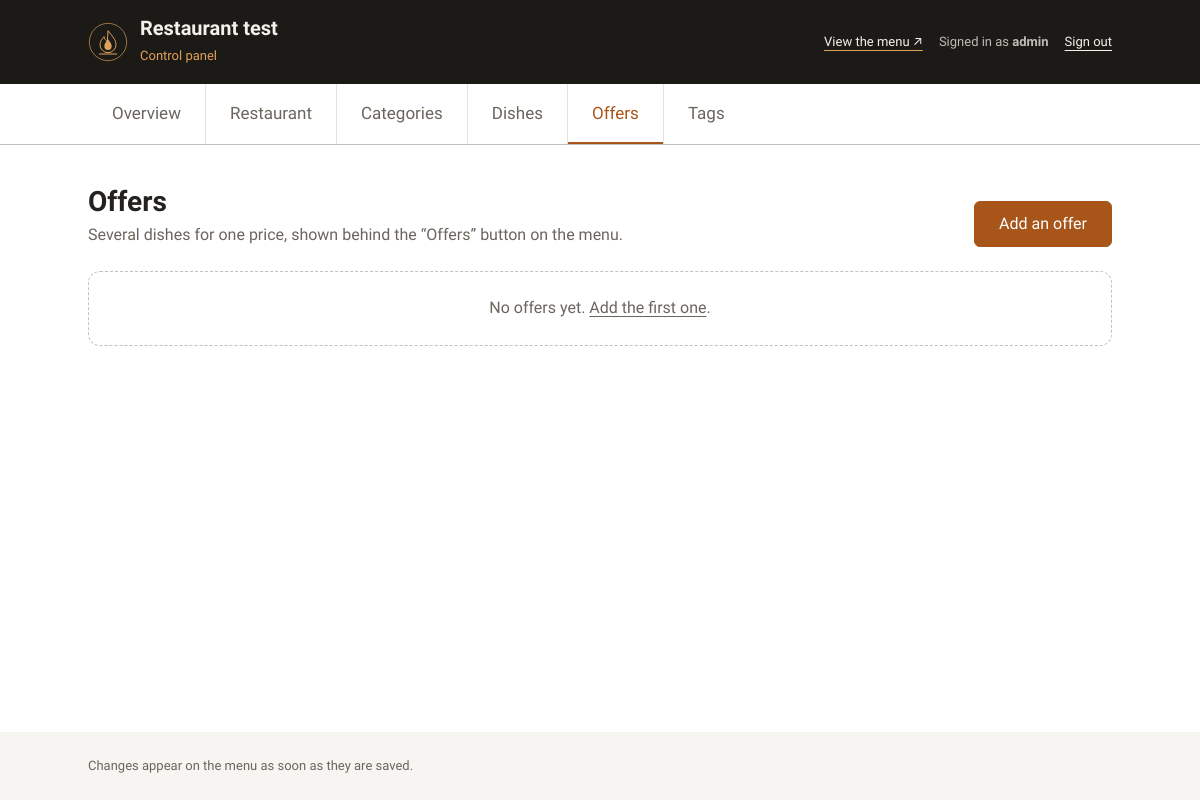
The page /panel/offers/ (signed in) on the database as committed earlier.
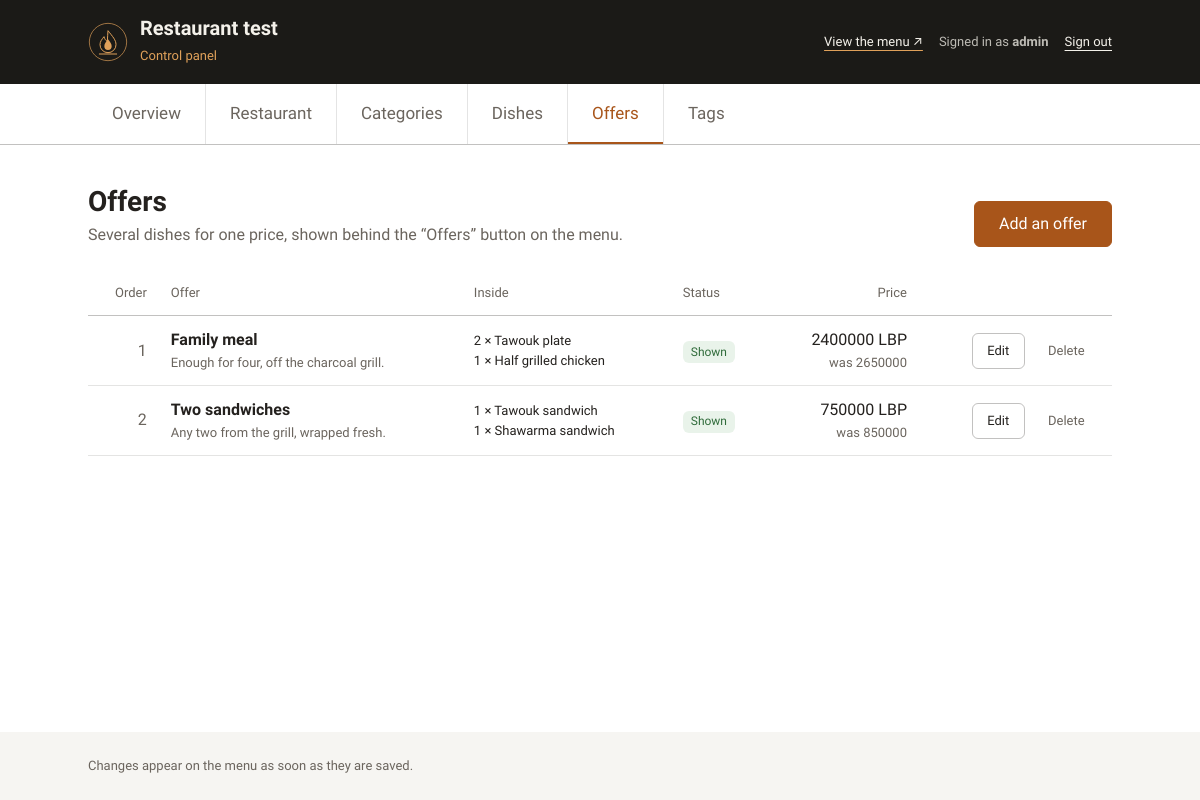
The same page on the database as committed later.
### menu/models.py (models this page shows, shortened)
class Restaurant(models.Model):
    name = models.CharField(max_length=120)
    tagline = models.CharField(max_length=160, blank=True)
    description = models.TextField(blank=True, help_text="One or two sentences.")
    logo = models.FileField(
        upload_to="brand/",
        blank=True,
        validators=[FileExtensionValidator(LOGO_EXTENSIONS)],
        help_text="SVG or transparent PNG, light artwork (it sits on the dark photo).",
    )
    hero_image = models.ImageField(
        upload_to="brand/", blank=True, help_text="Landscape, at least 1920 × 1080."
    )
    currency = models.CharField(
        max_length=3, default="LBP", help_text="ISO 4217 code, e.g. LBP, USD, EUR."
    )
    address = models.CharField(max_length=255, blank=True)
    phone = models.CharField(max_length=40, blank=True)
    email = models.EmailField(blank=True)
    whatsapp_number = models.CharField(
        "WhatsApp number for orders",
        max_length=20,
        blank=True,
        validators=[whatsapp_validator],
        help_text="Digits only, in full international form: 9613000000. Leave empty to turn ordering off.",
    )
    delivery_fee = models.DecimalField(
        max_digits=12,
        decimal_places=2,
        default=0,
        validators=[MinValueValidator(0)],
        help_text="Added to the order when the customer chooses delivery. 0 is shown as “Free”.",
    )
    delivery_enabled = models.BooleanField(
        "home delivery offered", default=True, help_text="Off removes the delivery choice from the cart."
    )
    pickup_enabled = models.BooleanField(
        "pickup offered", default=True, help_text="Off removes the pickup choice from the cart."
    )
    reservation_enabled = models.BooleanField(
        "table reservation offered",
        default=True,
        help_text="Off removes the table reservation choice from the cart.",
    )
    delivery_note = models.CharField(
        max_length=160,
        blank=True,
        help_text="Shown under the delivery choice, e.g. “Delivery inside Chhim only”.",
    )
    @classmethod
    def load(cls):
        return cls.objects.filter(pk=1).first()

class Offer(models.Model):
    name = models.CharField(max_length=120)
    slug = models.SlugField(unique=True, blank=True, help_text="Filled in from the name if left empty.")
    description = models.CharField(max_length=255, blank=True, help_text="One short line.")
    image = models.ImageField(
        upload_to="offers/", blank=True, help_text="Optional. A photo of the whole spread."
    )
    price = models.DecimalField(
        max_digits=12,
        decimal_places=2,
        validators=[MinValueValidator(0)],
        help_text="What the customer pays for everything in the offer.",
    )
    is_active = models.BooleanField(
        "shown on the menu", default=True, help_text="Hidden offers disappear from the Offers window."
    )
    order = models.PositiveIntegerField(default=0)
    class Meta:
        ordering = ["order", "name"]
    @property
    def is_available(self):
        items = self.items.all()
        return bool(items) and all(
            item.dish.is_available and item.dish.is_published for item in items
        )
    @property
    def full_price(self):
        return sum((item.dish.price * item.quantity for item in self.items.all()), Decimal("0"))

class OfferItem(models.Model):
    offer = models.ForeignKey(Offer, related_name="items", on_delete=models.CASCADE)
    dish = models.ForeignKey(Dish, related_name="offer_items", on_delete=models.PROTECT)
    quantity = models.PositiveSmallIntegerField(default=1, validators=[MinValueValidator(1)])
    order = models.PositiveIntegerField(default=0)
    class Meta:
        ordering = ["order", "id"]

class Dish(models.Model):
    category = models.ForeignKey(Category, related_name="dishes", on_delete=models.PROTECT)
    name = models.CharField(max_length=120)
    slug = models.SlugField(unique=True, blank=True, help_text="Filled in from the name if left empty.")
    description = models.TextField(blank=True)
    ingredients = models.JSONField(default=list, blank=True)
    price = models.DecimalField(max_digits=12, decimal_places=2, validators=[MinValueValidator(0)])
    image = models.ImageField(upload_to="dishes/", help_text="Square photo, at least 600 × 600.")
    tags = models.ManyToManyField(Tag, blank=True, related_name="dishes")
    is_available = models.BooleanField(
        "available today", default=True, help_text="Unavailable dishes stay on the menu, greyed out."
    )
    is_published = models.BooleanField(
        "shown on the menu", default=True, help_text="Unpublished dishes are hidden from the menu."
    )
    order = models.PositiveIntegerField(default=0)
    class Meta:
        ordering = ["order", "name"]
        verbose_name_plural = "dishes"

### dashboard/views.py (the view)
# urls.py: path("offers/", views.OfferListView.as_view(), name="offer_list"),
class OfferListView(OfferMixin, ListView):
    template_name = "dashboard/offer_list.html"
    def get_queryset(self):
        return Offer.objects.prefetch_related("items__dish")
    def get_context_data(self, **kwargs):
        context = super().get_context_data(**kwargs)
        restaurant = Restaurant.load()
        context["currency"] = restaurant.currency if restaurant else "LBP"
        return context

### dashboard/context_processors.py (called while the page is built)
def panel(request):
    if not request.path.startswith("/panel/"):
        return {}
    return {
        "panel_restaurant": Restaurant.load(),
        "menu_site_url": settings.MENU_SITE_URL,
    }

### dashboard/views.py (called while the page is built)
    def test_func(self):
        user = self.request.user
        return user.is_active and user.is_staff

### dashboard/templates/dashboard/offer_list.html (shortened to what this page needs)
{% extends "dashboard/base.html" %}
{% block content %}
<div class="page-head">
  <div>
    <h1 class="page-head__title">Offers</h1>
    <p class="page-head__lead">Several dishes for one price, shown behind the “Offers” button on the menu.</p>
  </div>
  <a class="button button--primary" href="{% url 'dashboard:offer_create' %}">Add an offer</a>
</div>
{% if object_list %}
  <div class="table-wrap">
    <table class="table">
      <thead>
        <tr>
          <th class="num">Order</th>
          <th>Offer</th>
          <th>Inside</th>
          <th>Status</th>
          <th class="num">Price</th>
          <th><span class="visually-hidden">Actions</span></th>
        </tr>
      </thead>
      <tbody>
        {% for offer in object_list %}
          <tr>
            <td class="num muted">{{ offer.order }}</td>
            <td>
              <a class="table__name" href="{% url 'dashboard:offer_update' offer.pk %}">{{ offer.name }}</a>
              {% if offer.description %}<div class="small muted">{{ offer.description }}</div>{% endif %}
            </td>
            <td class="small">
              {% for item in offer.items.all %}
                {{ item.quantity }} × {{ item.dish.name }}{% if not forloop.last %}<br>{% endif %}
              {% empty %}
                <span class="muted">No dishes yet</span>
              {% endfor %}
            </td>
            <td>
              {% if offer.is_active %}<span class="badge badge--on">Shown</span>{% else %}<span class="badge badge--off">Hidden</span>{% endif %}
            </td>
            <td class="num">
              {{ offer.price|floatformat:"-2" }} {{ currency }}
              {% if offer.full_price > offer.price %}<div class="small muted">was {{ offer.full_price|floatformat:"-2" }}</div>{% endif %}
            </td>
            <td>
              <div class="actions">
                <a class="button button--small" href="{% url 'dashboard:offer_update' offer.pk %}">Edit</a>
                <a class="button button--small button--quiet" href="{% url 'dashboard:offer_delete' offer.pk %}">Delete</a>
              </div>
            </td>
          </tr>
        {% endfor %}
      </tbody>
    </table>
  </div>
{% else %}
  <p class="empty">No offers yet. <a href="{% url 'dashboard:offer_create' %}">Add the first one</a>.</p>
{% endif %}
{% endblock %}

### dashboard/templates/dashboard/base.html (shortened to what this page needs)
{% load static %}<!doctype html>
<html lang="en" dir="ltr">
<head>
  <link rel="stylesheet" href="{% static 'dashboard/css/panel.css' %}">
</head>
<body>
{% block body %}
  <header class="panel-header">
    <div class="wrap panel-header__inner">
      <a class="brand" href="{% url 'dashboard:overview' %}">
        <img class="brand__logo" src="{% if panel_restaurant.logo %}{{ panel_restaurant.logo.url }}{% else %}{% static 'dashboard/img/logo.svg' %}{% endif %}" alt="">
        <span>
          <span class="brand__name">{{ panel_restaurant.name|default:"Menu" }}</span><br>
          <span class="brand__sub">Control panel</span>
        </span>
      </a>
      <div class="account">
        <a href="{{ menu_site_url }}" target="_blank" rel="noopener">View the menu ↗</a>
        <span>Signed in as <strong>{{ user.get_username }}</strong></span>
        <form method="post" action="{% url 'dashboard:logout' %}">
          <button class="link-button" type="submit">Sign out</button>
        </form>
      </div>
    </div>
  </header>
  {% with section=view.section %}
  <nav class="panel-nav" aria-label="Panel sections">
    <ul class="tabs" role="list">
      <li class="tabs__item"><a class="tabs__link" href="{% url 'dashboard:overview' %}"{% if section == 'overview' %} aria-current="page"{% endif %}>Overview</a></li>
      <li class="tabs__item"><a class="tabs__link" href="{% url 'dashboard:restaurant' %}"{% if section == 'restaurant' %} aria-current="page"{% endif %}>Restaurant</a></li>
      <li class="tabs__item"><a class="tabs__link" href="{% url 'dashboard:category_list' %}"{% if section == 'categories' %} aria-current="page"{% endif %}>Categories</a></li>
      <li class="tabs__item"><a class="tabs__link" href="{% url 'dashboard:dish_list' %}"{% if section == 'dishes' %} aria-current="page"{% endif %}>Dishes</a></li>
      <li class="tabs__item"><a class="tabs__link" href="{% url 'dashboard:offer_list' %}"{% if section == 'offers' %} aria-current="page"{% endif %}>Offers</a></li>
      <li class="tabs__item"><a class="tabs__link" href="{% url 'dashboard:tag_list' %}"{% if section == 'tags' %} aria-current="page"{% endif %}>Tags</a></li>
    </ul>
  </nav>
  {% endwith %}
  <main class="panel" id="content" tabindex="-1">
    <div class="wrap">
      {% block content %}{% endblock %}
    </div>
  </main>
  <footer class="panel-footer">
    <div class="wrap">Changes appear on the menu as soon as they are saved.</div>
  </footer>
{% endblock %}
</body>
</html>

### dashboard/static/dashboard/css/panel.css (style rules this page uses)
:root { --panel-max: 64rem; --color-danger: #a12a1f; --color-danger-soft: #fbeceb; --color-success: #2f6b3a; --color-success-soft: #e9f3ea; }
body { display: flex; flex-direction: column; background: var(--color-bg); }
.wrap { width: min(100% - 2 * var(--gutter), var(--panel-max)); margin-inline: auto; }
.panel-header { background: var(--dark); color: var(--dark-text); }
.panel-header__inner { display: flex; flex-wrap: wrap; align-items: center; justify-content: space-between; gap: var(--space-s) var(--space-l); padding-block: var(--space-m); }
.brand { display: flex; align-items: center; gap: var(--space-s); color: inherit; text-decoration: none; }
.brand__logo { width: 2.5rem; height: 2.5rem; object-fit: contain; }
.brand__name { font-size: var(--step-2); font-weight: 600; line-height: 1.2; }
.brand__sub { font-size: var(--step--1); color: #e0a15a; }
.account { display: flex; flex-wrap: wrap; align-items: center; gap: var(--space-xs) var(--space-m); font-size: var(--step--1); color: rgb(244 241 234 / 0.75); }
.account a, .link-button { color: var(--dark-text); text-underline-offset: 0.3em; text-decoration-color: #e0a15a; }
.link-button { padding: 0; border: 0; background: none; font: inherit; text-decoration: underline; text-decoration-thickness: 1px; }
.panel-nav { position: sticky; top: 0; z-index: 20; background: var(--color-bg); border-block-end: 1px solid var(--color-line-strong); }
.panel-nav ul.tabs { width: min(100% - 2 * var(--gutter), var(--panel-max)); }
main.panel { flex: 1; padding-block: var(--space-xl) var(--space-2xl); }
.page-head { display: flex; flex-wrap: wrap; align-items: end; justify-content: space-between; gap: var(--space-m); margin-block-end: var(--space-l); }
.page-head__title { font-size: var(--step-3); }
.page-head__lead { margin-block-start: var(--space-2xs); color: var(--color-text-muted); }
.actions { display: flex; flex-wrap: wrap; align-items: center; gap: var(--space-xs); }
.button--primary { border-color: var(--color-accent); background: var(--color-accent); color: #fff; }
.button--small { min-height: 2.25rem; padding: 0.3rem 0.9rem; font-size: var(--step--1); }
.button--quiet { border-color: transparent; color: var(--color-text-muted); }
.table-wrap { overflow-x: auto; }
.table { width: 100%; border-collapse: collapse; }
.table th, .table td { padding: var(--space-s) var(--space-s); border-block-end: 1px solid var(--color-line); text-align: start; vertical-align: middle; }
.table th { font-size: var(--step--1); font-weight: 500; color: var(--color-text-muted); border-block-end-color: var(--color-line-strong); }
.table td.num, .table th.num { text-align: end; font-variant-numeric: tabular-nums; }
.table .actions { justify-content: end; }
.table__name { font-weight: 600; text-decoration: none; }
.muted { color: var(--color-text-muted); }
.small { font-size: var(--step--1); }
.badge { display: inline-block; padding: 0.05rem 0.5rem; border-radius: var(--radius-s); background: var(--color-surface); font-size: 0.75rem; line-height: 1.7; color: var(--color-text-muted); white-space: nowrap; }
.badge--on { background: var(--color-success-soft); color: var(--color-success); }
.panel-footer { padding-block: var(--space-l); background: var(--color-surface); font-size: var(--step--1); color: var(--color-text-muted); }

### dashboard/static/dashboard/css/base/tokens.css (style rules this page uses)
:root { color-scheme: light; --color-bg: #ffffff; --color-surface: #f6f5f2; --color-text: #24211e; --color-text-muted: #6b655e; --color-accent: #a8551a; --color-accent-soft: #f6ede3; --color-line: rgb(36 33 30 / 0.12); --color-line-strong: rgb(36 33 30 / 0.28); --color-skeleton: rgb(36 33 30 / 0.08); --color-skeleton-shine: rgb(255 255 255 / 0.65); --color-backdrop: rgb(27 26 23 / 0.55); --color-focus: #a8551a; --dark: #1b1a17; --dark-text: #f4f1ea; --font-body: "IBM Plex Sans Arabic", system-ui, -apple-system, "Segoe UI", sans-serif; --step--1: 0.8125rem; --step-0: 1rem; --step-1: 1.0625rem; --step-2: 1.25rem; --step-3: 1.75rem; --step-hero: clamp(2.75rem, 1.6rem + 4.5vw, 4.5rem); --space-2xs: 0.25rem; --space-xs: 0.5rem; --space-s: 0.75rem; --space-m: 1rem; --space-l: 1.5rem; --space-xl: 2.5rem; --space-2xl: 4rem; --gutter: clamp(1rem, 0.5rem + 2vw, 2rem); --content-max: 46rem; --radius-s: 6px; --radius-m: 12px; --ease-out: cubic-bezier(0.22, 1, 0.36, 1); --duration-fast: 150ms; --duration-base: 300ms; }

Rows that differ between the two databases and show on the page:
added Offer: order "1", name "Family meal", description "Enough for four, off the charcoal grill.", is_active "Shown", price "2400000", {{ currency }} "LBP", full_price "2650000"
added OfferItem: quantity "2", dish.name "Tawouk plate", shown under "1"
added OfferItem: quantity "1", dish.name "Half grilled chicken"
added Offer: order "2", name "Two sandwiches", description "Any two from the grill, wrapped fresh.", is_active "Shown", price "750000", {{ currency }} "LBP", full_price "850000"
added OfferItem: quantity "1", dish.name "Tawouk sandwich", shown under "2"
added OfferItem: quantity "1", dish.name "Shawarma sandwich", shown under "2"
Other text that changed with them:
text no longer shown: "No offers yet. Add the first one ."
text now shown: "Order Offer Inside Status Price"
